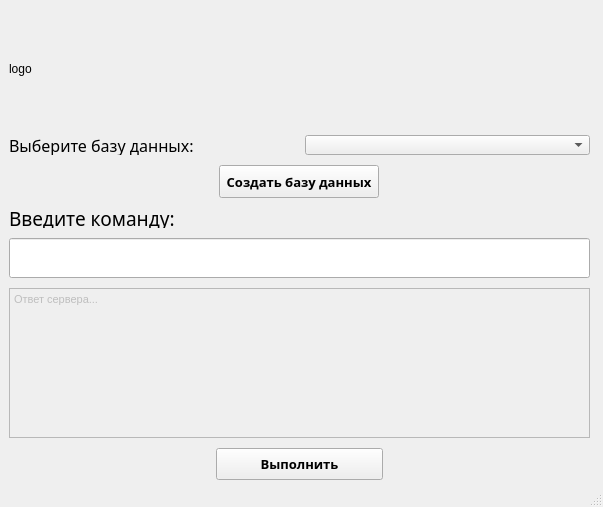
<?xml version="1.0" encoding="UTF-8"?>
<ui version="4.0">
 <class>MainWindow</class>
 <widget class="QMainWindow" name="MainWindow">
  <property name="geometry">
   <rect>
    <x>0</x>
    <y>0</y>
    <width>603</width>
    <height>507</height>
   </rect>
  </property>
  <property name="windowTitle">
   <string>MainWindow</string>
  </property>
  <widget class="QWidget" name="centralwidget">
   <widget class="QWidget" name="verticalLayoutWidget_2">
    <property name="geometry">
     <rect>
      <x>9</x>
      <y>9</y>
      <width>581</width>
      <height>471</height>
     </rect>
    </property>
    <layout class="QVBoxLayout" name="verticalLayout_2">
     <item>
      <widget class="QLabel" name="label_3">
       <property name="minimumSize">
        <size>
         <width>100</width>
         <height>120</height>
        </size>
       </property>
       <property name="text">
        <string>logo</string>
       </property>
      </widget>
     </item>
     <item>
      <layout class="QVBoxLayout" name="verticalLayout">
       <property name="spacing">
        <number>10</number>
       </property>
       <item>
        <layout class="QHBoxLayout" name="horizontalLayout_5">
         <item>
          <widget class="QLabel" name="label_2">
           <property name="maximumSize">
            <size>
             <width>16777215</width>
             <height>20</height>
            </size>
           </property>
           <property name="font">
            <font>
             <family>Century Gothic</family>
             <pointsize>12</pointsize>
             <weight>50</weight>
             <bold>false</bold>
            </font>
           </property>
           <property name="text">
            <string>Выберите базу данных:</string>
           </property>
          </widget>
         </item>
         <item>
          <widget class="QComboBox" name="comboBox">
           <property name="maximumSize">
            <size>
             <width>16777215</width>
             <height>20</height>
            </size>
           </property>
          </widget>
         </item>
        </layout>
       </item>
       <item alignment="Qt::AlignHCenter">
        <widget class="QPushButton" name="pushButton_2">
         <property name="maximumSize">
          <size>
           <width>300</width>
           <height>40</height>
          </size>
         </property>
         <property name="font">
          <font>
           <family>Century Gothic</family>
           <pointsize>10</pointsize>
           <weight>75</weight>
           <bold>true</bold>
          </font>
         </property>
         <property name="text">
          <string> Создать базу данных </string>
         </property>
        </widget>
       </item>
       <item>
        <widget class="QLabel" name="label">
         <property name="maximumSize">
          <size>
           <width>16777215</width>
           <height>20</height>
          </size>
         </property>
         <property name="font">
          <font>
           <family>Century Gothic</family>
           <pointsize>14</pointsize>
           <weight>50</weight>
           <bold>false</bold>
          </font>
         </property>
         <property name="text">
          <string>Введите команду:</string>
         </property>
        </widget>
       </item>
       <item>
        <widget class="QLineEdit" name="lineEdit">
         <property name="minimumSize">
          <size>
           <width>30</width>
           <height>40</height>
          </size>
         </property>
        </widget>
       </item>
       <item>
        <widget class="QTextEdit" name="textEdit">
         <property name="enabled">
          <bool>false</bool>
         </property>
         <property name="maximumSize">
          <size>
           <width>16777215</width>
           <height>150</height>
          </size>
         </property>
         <property name="html">
          <string>&lt;!DOCTYPE HTML PUBLIC &quot;-//W3C//DTD HTML 4.0//EN&quot; &quot;http://www.w3.org/TR/REC-html40/strict.dtd&quot;&gt;
&lt;html&gt;&lt;head&gt;&lt;meta name=&quot;qrichtext&quot; content=&quot;1&quot; /&gt;&lt;style type=&quot;text/css&quot;&gt;
p, li { white-space: pre-wrap; }
&lt;/style&gt;&lt;/head&gt;&lt;body style=&quot; font-family:'MS Shell Dlg 2'; font-size:8.25pt; font-weight:400; font-style:normal;&quot;&gt;
&lt;p style=&quot; margin-top:0px; margin-bottom:0px; margin-left:0px; margin-right:0px; -qt-block-indent:0; text-indent:0px;&quot;&gt;Ответ сервера...&lt;/p&gt;&lt;/body&gt;&lt;/html&gt;</string>
         </property>
        </widget>
       </item>
       <item alignment="Qt::AlignHCenter">
        <widget class="QPushButton" name="pushButton">
         <property name="maximumSize">
          <size>
           <width>300</width>
           <height>40</height>
          </size>
         </property>
         <property name="font">
          <font>
           <family>Century Gothic</family>
           <pointsize>10</pointsize>
           <weight>75</weight>
           <bold>true</bold>
          </font>
         </property>
         <property name="text">
          <string>            Выполнить            </string>
         </property>
        </widget>
       </item>
      </layout>
     </item>
    </layout>
   </widget>
  </widget>
  <widget class="QStatusBar" name="statusbar"/>
 </widget>
 <resources/>
 <connections/>
</ui>
